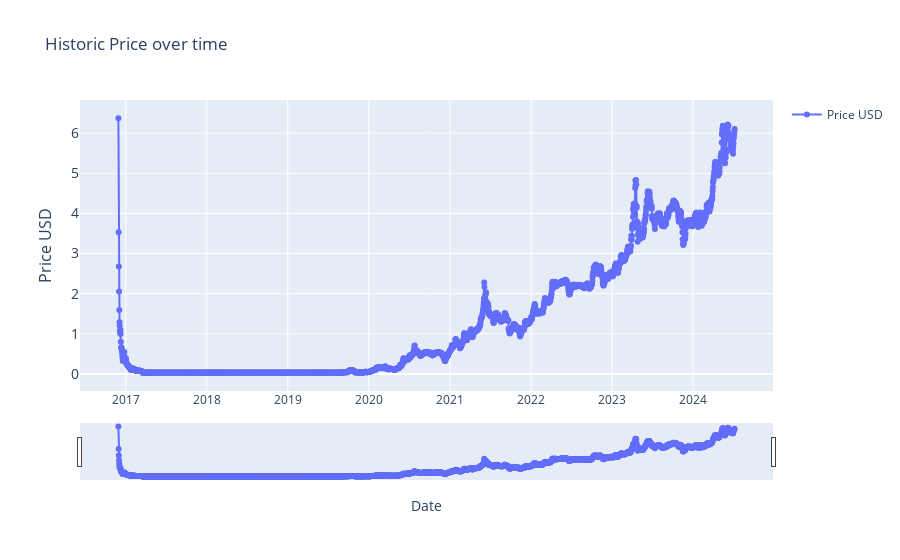

Notebook source saved alongside this figure:
### Markdown cell above
### historic_price

### Code cell
import plotly.graph_objects as go
import pandas as pd
from ipywidgets import interact, DatePicker
import numpy as np


df = current_item.copy()


start_date_picker = DatePicker(description='Start Date', value=START_DATE)
end_date_picker = DatePicker(description='End Date', value=END_DATE)


interact(lambda start_date, end_date: plot_historic_price(df, start_date, end_date),
         start_date=start_date_picker, end_date=end_date_picker)

### Figure 1 — Plotly figure (JSON) as saved in the notebook; plotly's stock layout.template omitted (floating-point values rounded to 4 significant figures; data arrays with more than 128 entries replaced by an {"elided": "..."} marker saying what was removed)
{"data": [{"mode": "lines+markers", "name": "Price USD", "type": "scatter", "x": {"elided": "2777 str values"}, "y": {"elided": "2777 float values"}}], "layout": {"showlegend": true, "title": {"text": "Historic Price over time"}, "xaxis": {"rangeslider": {"visible": true}, "title": {"text": "Date"}, "type": "date"}, "yaxis": {"tickfont": {"size": 14}, "title": {"font": {"size": 16}, "text": "Price USD"}}}}
